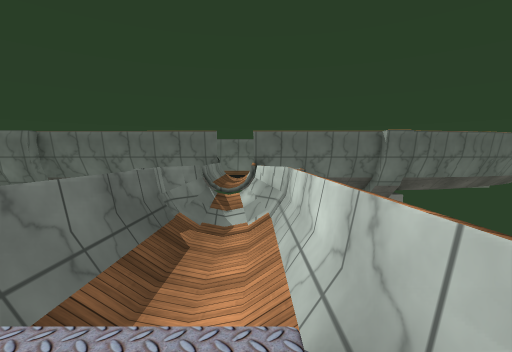
[1] (above)

13 first-person views from a walk through a 3-D level made in the Unity game engine. The camera is 1.2 m above the floor, tilts 4° down and sees 85° across. The floor is counted in squares, 1 m on a side. Each view is taken from the middle of a square. On the plan, view 1 faces up. The plan holds only what a view shows up to about 13 squares ahead; the rest is blank. The place goes on beyond the plan. Some surface patterns are stand-ins.

[2]
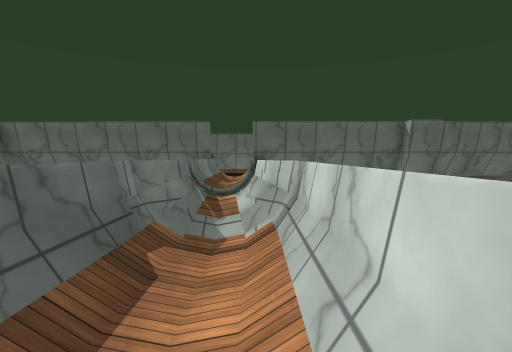

[3]
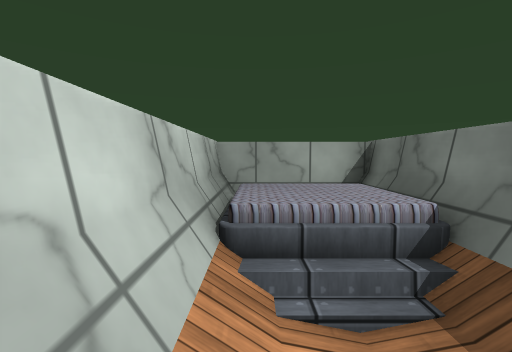

[4]
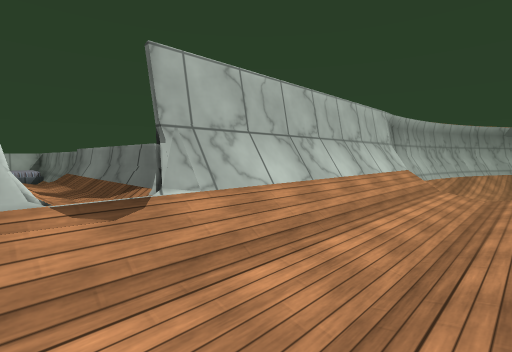

[5]
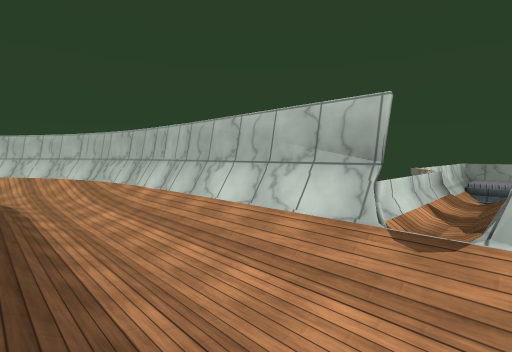

[6]
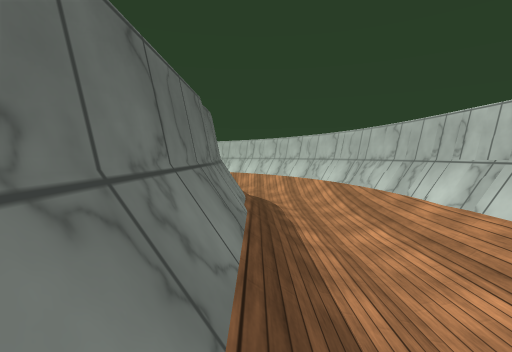

[7]
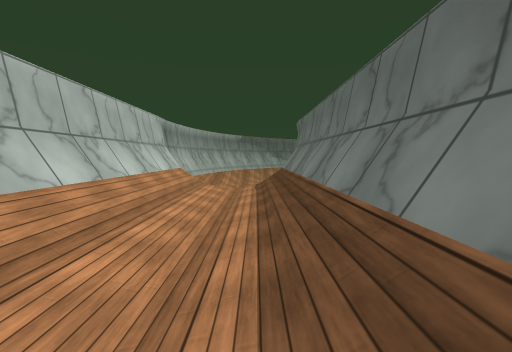

[8]
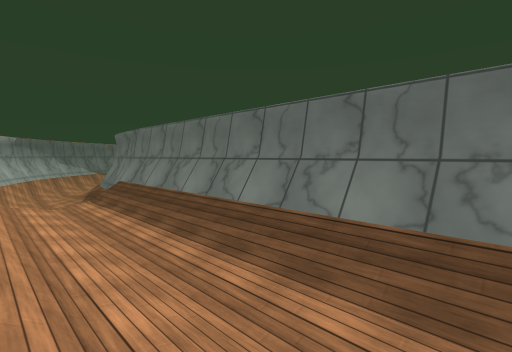

[9]
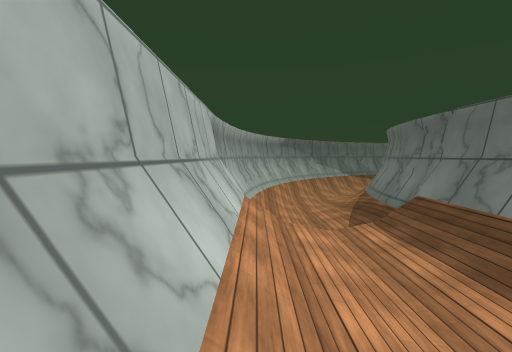

[10]
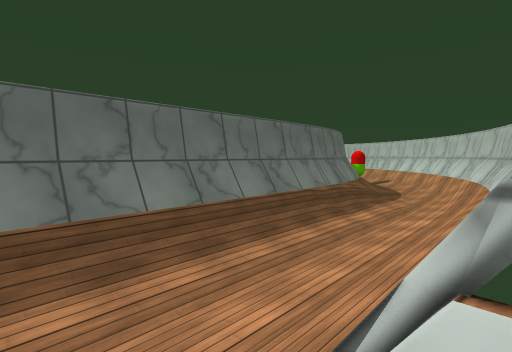

[11]
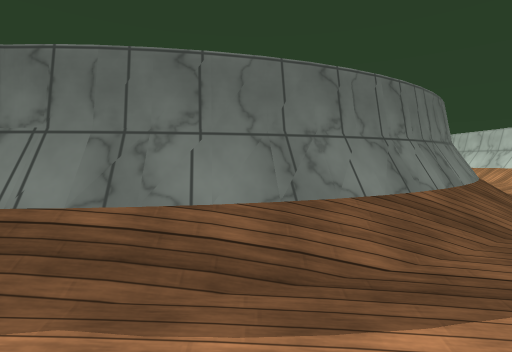

[12]
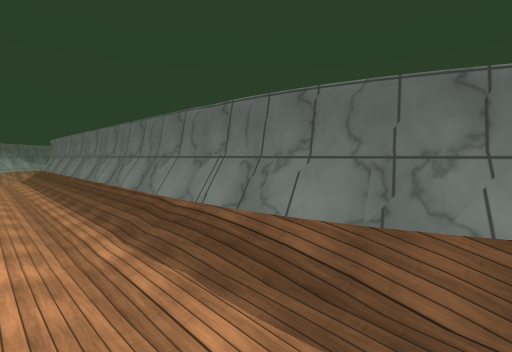

[13]
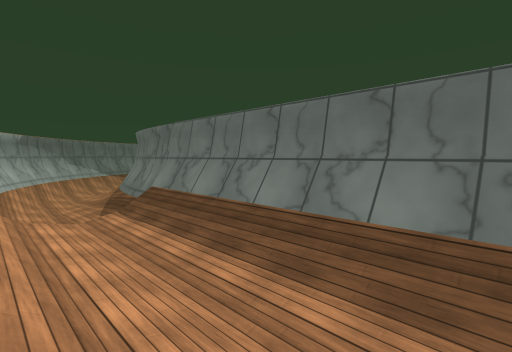

### Floor plan
Key: @ floor where view 1 was taken; # wall or solid block; . main floor; - floor 0.25 m lower than the main floor; : floor 0.5 m higher than the main floor; _ floor 0.5 m lower than the main floor; < floor 0.75 m lower than the main floor; / step, stairs or slope; = window, fence, low wall or low ledge; O other object.
Columns run from 16 left of view 1 to 14 right of it. Each row starts with its distance up from view 1.
 22                              ##
 21                            ###=
 20 ############################=//
 19 ////=////////////////////////..
 18 <___ .......................---
 17 <<<< -----------------------../
 16 //_  .....................////=
 15 #=// ////////////////////===###
 14 ###############:#############
 13               =:=
 12               =:=
 11               =:=
 10               =/=#
  9              ##/=#
  8              #/_/#
  7              #=_/#
  6              #=_/#
  5              #=_/#
  4              #=_/#
  3              #=_/#
  2              #= /=
  1              =/  =
  0              =/ @=
 -1              ##O/#
 -2               ####

Positions as (right, up) in squares from view 1, and headings:
1: (0, 0), facing up
2: (0, 2), facing up
3: (0, 5), facing down
4: (0, 18), facing down-left
5: (-2, 19), facing down-right
6: (1, 19), facing right
7: (1, 18), facing left
8: (1, 15), facing up-left
9: (-4, 15), facing left
10: (-1, 14), facing up-right
11: (11, 16), facing up
12: (13, 16), facing up-left
13: (-2, 15), facing up-left
